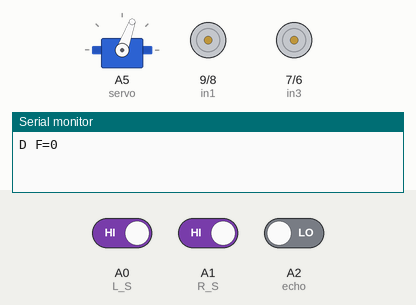
A sketch run on a simulated Arduino Uno, built with avr-gcc and run on an emulated ATmega328P. Shown: servo, motor-driver pin pairs drawn as motors (green arrow = first pin HIGH = forward, orange = second pin HIGH = backward, longer = more drive, scaled by the enable pin), the last lines printed to the serial monitor. Wiring (inferred from the names in the program): servo: signal A5. Inputs (shaded band) come from the test bench; at power-on: A0 (L_S) HIGH, A1 (R_S) HIGH, A2 (echo) LOW. Servo pulses on a pin are drawn as a servo (544–2400 µs = 0–180°).

Above: at 5.7 s.
5.8 s: A0 (L_S) driven LOW
At 7.2 s:
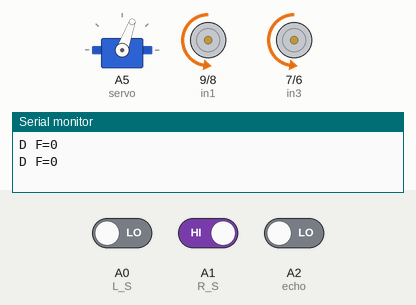
8.0 s: A1 (R_S) driven LOW
At 12.8 s:
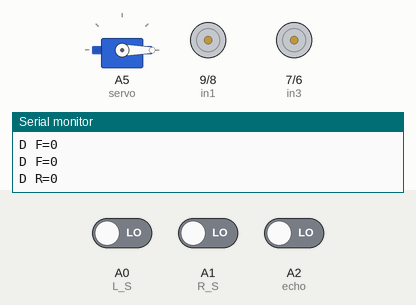
15.0 s: A0 (L_S) driven HIGH
At 18.2 s:
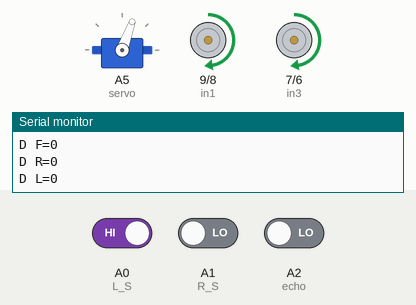
Timing chart, 0 to 19.7 s (numbered marks = the images above; inputs shaded):
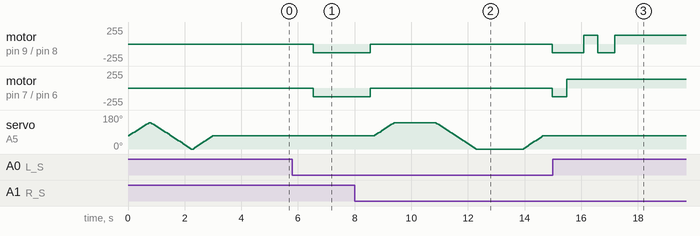

Measured:
- after the input at 5.8 s, motor on pin 9 (in1) / pin 8 (in2), motor on pin 7 (in3) / pin 6 (in4): stopped → backward 128/255 after 0.74 s
- after the input at 8.0 s, motor on pin 9 (in1) / pin 8 (in2), motor on pin 7 (in3) / pin 6 (in4): backward 128/255 → stopped after 0.56 s, → backward 128/255 6.4 s later
- after the input at 15.0 s, motor on pin 9 (in1) / pin 8 (in2): goes on until 17.2 s, then stays forward 128/255; motor on pin 7 (in3) / pin 6 (in4): goes on until 15.5 s, then stays forward 128/255; servo on A5 (servo): stops changing and stays 70°

The sketch:

carrobot.ino
```cpp
#define enA 10   // Enable1 L298 Pin enA
#define in1 9    // Motor1 L298 Pin in1
#define in2 8    // Motor1 L298 Pin in2
#define in3 7    // Motor2 L298 Pin in3
#define in4 6    // Motor2 L298 Pin in4
#define enB 5    // Enable2 L298 Pin enB
#define L_S A0   // IR sensor Left
#define R_S A1   // IR sensor Right
#define echo A2  // Echo pin for Ultrasonic Sensor
#define trigger A3 // Trigger pin for Ultrasonic Sensor
#define servo A5 // Servo control pin

int Set = 15;
int distance_L, distance_F, distance_R;

void setup(){
    Serial.begin(9600); // start serial communication at 9600bps

    // Pin setup
    pinMode(R_S, INPUT);
    pinMode(L_S, INPUT);
    pinMode(echo, INPUT);
    pinMode(trigger, OUTPUT);
    pinMode(enA, OUTPUT);
    pinMode(in1, OUTPUT);
    pinMode(in2, OUTPUT);
    pinMode(in3, OUTPUT);
    pinMode(in4, OUTPUT);
    pinMode(enB, OUTPUT);
    pinMode(servo, OUTPUT);

    // Set motor speed to 50%
    analogWrite(enA, 128); // Motor1 speed
    analogWrite(enB, 128); // Motor2 speed

    // Servo initialization
    for (int angle = 70; angle <= 140; angle += 5) {
        servoPulse(servo, angle);
    }
    for (int angle = 140; angle >= 0; angle -= 5) {
        servoPulse(servo, angle);
    }
    for (int angle = 0; angle <= 70; angle += 5) {
        servoPulse(servo, angle);
    }

    distance_F = Ultrasonic_read();
    delay(500);
}

void loop(){
    // Line Follower and Obstacle Avoiding
    distance_F = Ultrasonic_read();
    Serial.print("D F="); Serial.println(distance_F);

    if ((digitalRead(R_S) == 0) && (digitalRead(L_S) == 0)) {
        if (distance_F > Set) {
            forward();
        } else {
            Check_side();
        }
    } else if ((digitalRead(R_S) == 1) && (digitalRead(L_S) == 0)) {
        turnRight();
    } else if ((digitalRead(R_S) == 0) && (digitalRead(L_S) == 1)) {
        turnLeft();
    }

    delay(10);
}

void servoPulse(int pin, int angle) {
    int pwm = (angle * 11) + 500; // Convert angle to microseconds
    digitalWrite(pin, HIGH);
    delayMicroseconds(pwm);
    digitalWrite(pin, LOW);
    delay(50); // Refresh cycle of servo
}

long Ultrasonic_read() {
    digitalWrite(trigger, LOW);
    delayMicroseconds(2);
    digitalWrite(trigger, HIGH);
    delayMicroseconds(10);
    long time = pulseIn(echo, HIGH);
    return time / 29 / 2;
}

void compareDistance() {
    if (distance_L > distance_R) {
        turnLeft();
        delay(500);
        forward();
        delay(600);
        turnRight();
        delay(500);
        forward();
        delay(600);
        turnRight();
        delay(400);
    } else {
        turnRight();
        delay(500);
        forward();
        delay(600);
        turnLeft();
        delay(500);
        forward();
        delay(600);
        turnLeft();
        delay(400);
    }
}

void Check_side() {
    Stop();
    delay(100);

    for (int angle = 70; angle <= 140; angle += 5) {
        servoPulse(servo, angle);
    }
    delay(300);
    distance_R = Ultrasonic_read();
    Serial.print("D R="); Serial.println(distance_R);
    delay(100);

    for (int angle = 140; angle >= 0; angle -= 5) {
        servoPulse(servo, angle);
    }
    delay(500);
    distance_L = Ultrasonic_read();
    Serial.print("D L="); Serial.println(distance_L);
    delay(100);

    for (int angle = 0; angle <= 70; angle += 5) {
        servoPulse(servo, angle);
    }
    delay(300);
    compareDistance();
}

void forward() {  // Forward
    digitalWrite(in1, LOW);
    digitalWrite(in2, HIGH);
    digitalWrite(in3, HIGH);
    digitalWrite(in4, LOW);
}

void backward() { // Backward
    digitalWrite(in1, HIGH);
    digitalWrite(in2, LOW);
    digitalWrite(in3, LOW);
    digitalWrite(in4, HIGH);
}

void turnRight() { // Turn Right
    digitalWrite(in1, LOW);
    digitalWrite(in2, HIGH);
    digitalWrite(in3, LOW);
    digitalWrite(in4, HIGH);
}

void turnLeft() { // Turn Left
    digitalWrite(in1, HIGH);
    digitalWrite(in2, LOW);
    digitalWrite(in3, HIGH);
    digitalWrite(in4, LOW);
}

void Stop() { // Stop
    digitalWrite(in1, LOW);
    digitalWrite(in2, LOW);
    digitalWrite(in3, LOW);
    digitalWrite(in4, LOW);
}
```
